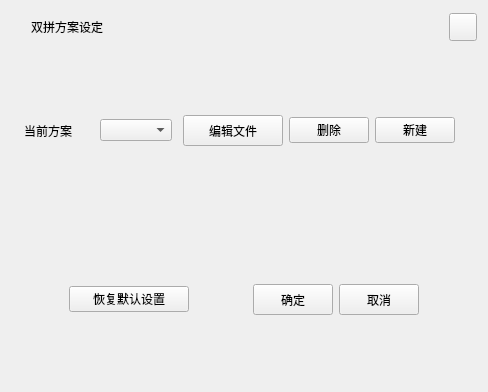
<?xml version="1.0" encoding="UTF-8"?>
<ui version="4.0">
 <class>SPSchemeViewDlg</class>
 <widget class="QWidget" name="SPSchemeViewDlg">
  <property name="geometry">
   <rect>
    <x>0</x>
    <y>0</y>
    <width>488</width>
    <height>392</height>
   </rect>
  </property>
  <property name="windowTitle">
   <string>Form</string>
  </property>
  <property name="styleSheet">
   <string notr="true"/>
  </property>
  <layout class="QVBoxLayout" name="verticalLayout">
   <item>
    <widget class="QWidget" name="scheme_title_widget" native="true">
     <property name="sizePolicy">
      <sizepolicy hsizetype="Fixed" vsizetype="Fixed">
       <horstretch>0</horstretch>
       <verstretch>0</verstretch>
      </sizepolicy>
     </property>
     <property name="minimumSize">
      <size>
       <width>245</width>
       <height>32</height>
      </size>
     </property>
     <property name="maximumSize">
      <size>
       <width>16653</width>
       <height>16653</height>
      </size>
     </property>
     <layout class="QHBoxLayout" name="horizontalLayout_4">
      <property name="leftMargin">
       <number>0</number>
      </property>
      <property name="topMargin">
       <number>0</number>
      </property>
      <property name="rightMargin">
       <number>0</number>
      </property>
      <property name="bottomMargin">
       <number>0</number>
      </property>
      <item>
       <layout class="QHBoxLayout" name="horizontalLayout_3" stretch="200,100,170,15">
        <property name="spacing">
         <number>0</number>
        </property>
        <item>
         <spacer name="horizontalSpacer_8">
          <property name="orientation">
           <enum>Qt::Horizontal</enum>
          </property>
          <property name="sizeType">
           <enum>QSizePolicy::Fixed</enum>
          </property>
          <property name="sizeHint" stdset="0">
           <size>
            <width>20</width>
            <height>20</height>
           </size>
          </property>
         </spacer>
        </item>
        <item>
         <widget class="QLabel" name="logo_title_label">
          <property name="text">
           <string>双拼方案设定</string>
          </property>
          <property name="alignment">
           <set>Qt::AlignLeading|Qt::AlignLeft|Qt::AlignVCenter</set>
          </property>
         </widget>
        </item>
        <item>
         <spacer name="horizontalSpacer_9">
          <property name="orientation">
           <enum>Qt::Horizontal</enum>
          </property>
          <property name="sizeHint" stdset="0">
           <size>
            <width>40</width>
            <height>20</height>
           </size>
          </property>
         </spacer>
        </item>
        <item>
         <widget class="QPushButton" name="close_btn">
          <property name="minimumSize">
           <size>
            <width>28</width>
            <height>28</height>
           </size>
          </property>
          <property name="text">
           <string/>
          </property>
         </widget>
        </item>
       </layout>
      </item>
     </layout>
    </widget>
   </item>
   <item>
    <spacer name="verticalSpacer_3">
     <property name="orientation">
      <enum>Qt::Vertical</enum>
     </property>
     <property name="sizeHint" stdset="0">
      <size>
       <width>439</width>
       <height>54</height>
      </size>
     </property>
    </spacer>
   </item>
   <item>
    <layout class="QHBoxLayout" name="horizontalLayout_5" stretch="30,200,10,150,50">
     <item>
      <spacer name="horizontalSpacer_3">
       <property name="orientation">
        <enum>Qt::Horizontal</enum>
       </property>
       <property name="sizeType">
        <enum>QSizePolicy::Expanding</enum>
       </property>
       <property name="sizeHint" stdset="0">
        <size>
         <width>20</width>
         <height>20</height>
        </size>
       </property>
      </spacer>
     </item>
     <item>
      <layout class="QHBoxLayout" name="horizontalLayout_2">
       <item>
        <widget class="QLabel" name="current_scheme_label">
         <property name="minimumSize">
          <size>
           <width>60</width>
           <height>0</height>
          </size>
         </property>
         <property name="maximumSize">
          <size>
           <width>60</width>
           <height>16777215</height>
          </size>
         </property>
         <property name="text">
          <string>当前方案</string>
         </property>
        </widget>
       </item>
       <item>
        <spacer name="horizontalSpacer_4">
         <property name="orientation">
          <enum>Qt::Horizontal</enum>
         </property>
         <property name="sizeType">
          <enum>QSizePolicy::Fixed</enum>
         </property>
         <property name="sizeHint" stdset="0">
          <size>
           <width>10</width>
           <height>20</height>
          </size>
         </property>
        </spacer>
       </item>
       <item>
        <widget class="QComboBox" name="scheme_combo">
         <property name="sizePolicy">
          <sizepolicy hsizetype="Expanding" vsizetype="Fixed">
           <horstretch>0</horstretch>
           <verstretch>0</verstretch>
          </sizepolicy>
         </property>
        </widget>
       </item>
      </layout>
     </item>
     <item>
      <spacer name="horizontalSpacer_2">
       <property name="orientation">
        <enum>Qt::Horizontal</enum>
       </property>
       <property name="sizeHint" stdset="0">
        <size>
         <width>18</width>
         <height>20</height>
        </size>
       </property>
      </spacer>
     </item>
     <item>
      <layout class="QHBoxLayout" name="horizontalLayout">
       <item>
        <widget class="QPushButton" name="edit_btn">
         <property name="sizePolicy">
          <sizepolicy hsizetype="Fixed" vsizetype="Fixed">
           <horstretch>0</horstretch>
           <verstretch>0</verstretch>
          </sizepolicy>
         </property>
         <property name="minimumSize">
          <size>
           <width>100</width>
           <height>31</height>
          </size>
         </property>
         <property name="text">
          <string>编辑文件</string>
         </property>
        </widget>
       </item>
       <item>
        <widget class="QPushButton" name="delete_scheme_btn">
         <property name="minimumSize">
          <size>
           <width>80</width>
           <height>0</height>
          </size>
         </property>
         <property name="text">
          <string>删除</string>
         </property>
        </widget>
       </item>
       <item>
        <widget class="QPushButton" name="new_scheme_btn">
         <property name="minimumSize">
          <size>
           <width>80</width>
           <height>0</height>
          </size>
         </property>
         <property name="text">
          <string>新建</string>
         </property>
        </widget>
       </item>
      </layout>
     </item>
     <item>
      <spacer name="horizontalSpacer">
       <property name="orientation">
        <enum>Qt::Horizontal</enum>
       </property>
       <property name="sizeHint" stdset="0">
        <size>
         <width>40</width>
         <height>20</height>
        </size>
       </property>
      </spacer>
     </item>
    </layout>
   </item>
   <item>
    <spacer name="verticalSpacer">
     <property name="orientation">
      <enum>Qt::Vertical</enum>
     </property>
     <property name="sizeHint" stdset="0">
      <size>
       <width>439</width>
       <height>54</height>
      </size>
     </property>
    </spacer>
   </item>
   <item>
    <layout class="QHBoxLayout" name="key_board_layout"/>
   </item>
   <item>
    <spacer name="verticalSpacer_2">
     <property name="orientation">
      <enum>Qt::Vertical</enum>
     </property>
     <property name="sizeHint" stdset="0">
      <size>
       <width>439</width>
       <height>54</height>
      </size>
     </property>
    </spacer>
   </item>
   <item>
    <layout class="QHBoxLayout" name="horizontalLayout_7">
     <item>
      <spacer name="horizontalSpacer_7">
       <property name="orientation">
        <enum>Qt::Horizontal</enum>
       </property>
       <property name="sizeHint" stdset="0">
        <size>
         <width>40</width>
         <height>20</height>
        </size>
       </property>
      </spacer>
     </item>
     <item>
      <widget class="QPushButton" name="reset_scheme_btn">
       <property name="minimumSize">
        <size>
         <width>120</width>
         <height>0</height>
        </size>
       </property>
       <property name="text">
        <string>恢复默认设置</string>
       </property>
      </widget>
     </item>
     <item>
      <spacer name="horizontalSpacer_6">
       <property name="orientation">
        <enum>Qt::Horizontal</enum>
       </property>
       <property name="sizeHint" stdset="0">
        <size>
         <width>13</width>
         <height>20</height>
        </size>
       </property>
      </spacer>
     </item>
     <item>
      <layout class="QHBoxLayout" name="horizontalLayout_6">
       <item>
        <widget class="QPushButton" name="confirm_btn">
         <property name="sizePolicy">
          <sizepolicy hsizetype="Fixed" vsizetype="Fixed">
           <horstretch>0</horstretch>
           <verstretch>0</verstretch>
          </sizepolicy>
         </property>
         <property name="minimumSize">
          <size>
           <width>80</width>
           <height>31</height>
          </size>
         </property>
         <property name="text">
          <string>确定</string>
         </property>
        </widget>
       </item>
       <item>
        <widget class="QPushButton" name="cancal_btn">
         <property name="sizePolicy">
          <sizepolicy hsizetype="Fixed" vsizetype="Fixed">
           <horstretch>0</horstretch>
           <verstretch>0</verstretch>
          </sizepolicy>
         </property>
         <property name="minimumSize">
          <size>
           <width>80</width>
           <height>31</height>
          </size>
         </property>
         <property name="text">
          <string>取消</string>
         </property>
        </widget>
       </item>
      </layout>
     </item>
     <item>
      <spacer name="horizontalSpacer_10">
       <property name="orientation">
        <enum>Qt::Horizontal</enum>
       </property>
       <property name="sizeHint" stdset="0">
        <size>
         <width>13</width>
         <height>30</height>
        </size>
       </property>
      </spacer>
     </item>
    </layout>
   </item>
   <item>
    <spacer name="verticalSpacer_4">
     <property name="orientation">
      <enum>Qt::Vertical</enum>
     </property>
     <property name="sizeHint" stdset="0">
      <size>
       <width>439</width>
       <height>54</height>
      </size>
     </property>
    </spacer>
   </item>
  </layout>
 </widget>
 <resources/>
 <connections/>
</ui>
